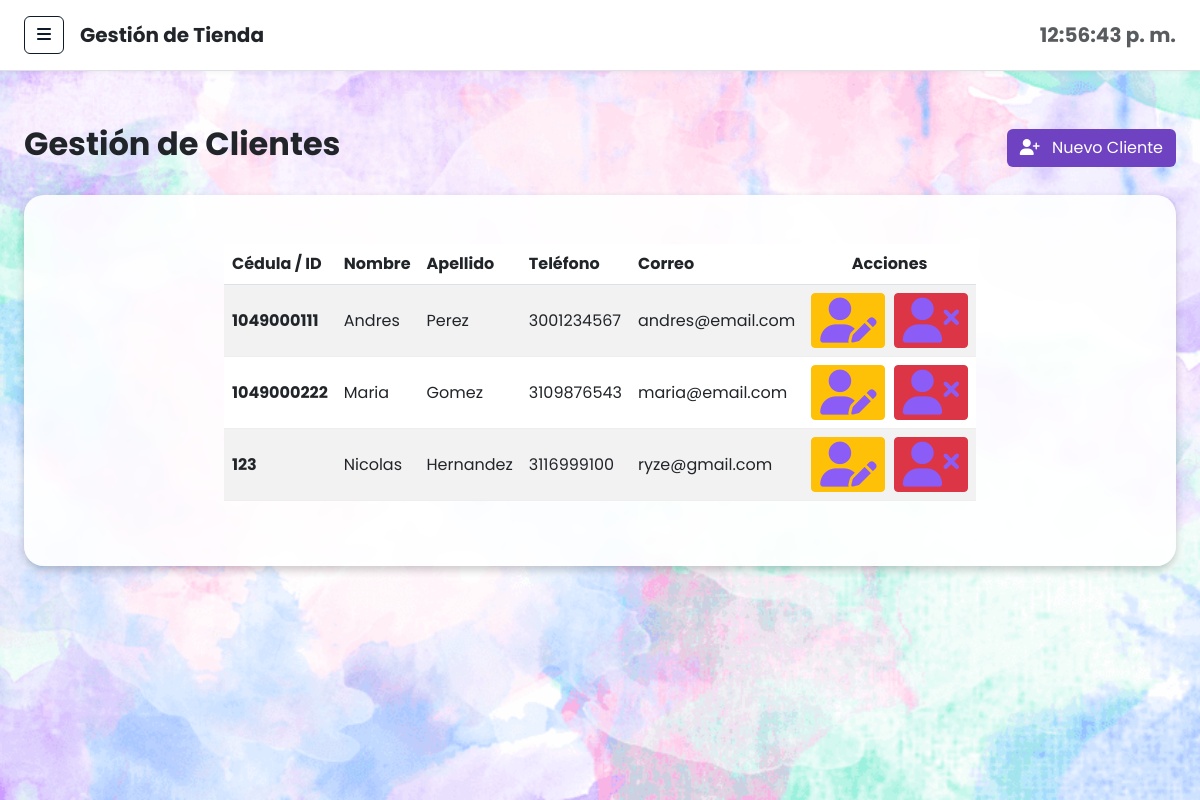
Page /cliente/selecionar.php on the committed database.
### tables this page shows
CREATE TABLE `cliente` (
  `cedula` varchar(20) NOT NULL,
  `nombre` varchar(50) NOT NULL,
  `apellido` varchar(50) NOT NULL,
  `telefono` varchar(20) DEFAULT NULL,
  `correo` varchar(100) DEFAULT NULL
);

### cliente/selecionar.php (the view, shortened to what this page needs)
<?php
require_once '../config/conexion.php';
$query = "SELECT * FROM Cliente";
$resultado = $conexion->query($query);
include '../includes/header.php';
include '../includes/sidebar.php';
?>
<div class="d-flex justify-content-between align-items-center mb-4">
    <h2 class="text-dark fw-bold">Gestión de Clientes</h2>
    <a href="insertar.php" class="btn text-white" style="background-color: #6f42c1;">
        <i class="fas fa-user-plus me-2"></i> Nuevo Cliente
    </a>
</div>
<div class="card shadow-sm border-0">
    <div class="card-body p-4">
        <div class="table-responsive">
            <table class="table table-hover table-striped align-middle">
                <thead style="background-color: #0d1b2a; color: white;">
                    <tr>
                        <th scope="col">Cédula / ID</th>
                        <th scope="col">Nombre</th>
                        <th scope="col">Apellido</th>
                        <th scope="col">Teléfono</th>
                        <th scope="col">Correo</th>
                        <th scope="col" class="text-center">Acciones</th>
                    </tr>
                </thead>
                <tbody>
                    <?php if ($resultado->num_rows > 0): ?>
                        <?php while ($fila = $resultado->fetch_assoc()): ?>
                            <tr>
                                <td><strong><?= $fila['cedula'] ?></strong></td>
                                <td><?= $fila['nombre'] ?></td>
                                <td><?= $fila['apellido'] ?></td>
                                <td><?= $fila['telefono'] ?></td>
                                <td><?= $fila['correo'] ?></td>
                                <td class="text-center">
                                    <a href="editar.php?id=<?= $fila['cedula'] ?>" class="btn btn-sm btn-warning text-dark me-1" title="Editar">
                                        <i class="fas fa-user-edit"></i>
                                    </a>
                                    <a href="eliminar.php?id=<?= $fila['cedula'] ?>" class="btn btn-sm btn-danger" title="Eliminar" onclick="return confirm('¿Estás seguro de que deseas eliminar este cliente?');">
                                        <i class="fas fa-user-times"></i>
                                    </a>
                                </td>
                            </tr>
                        <?php endwhile; ?>
                    <?php endif; ?>
                </tbody>
            </table>
        </div>
    </div>
</div>
<?php
include '../includes/footer.php';
?>

### css/estilos.css (style rules this page uses)
* { margin: 0; padding: 0; box-sizing: border-box; font-family: 'Poppins', sans-serif; }
body { display: flex; background: #f4f7fe; }
.card { background: white; padding: 25px; border-radius: 20px; display: flex; justify-content: space-between; align-items: center; box-shadow: 0 4px 20px rgba(0,0,0,0.05); transition: 0.3s; }
.card i { font-size: 45px; color: #3b82f6; }
table { width: 100%; border-collapse: collapse; }
table th { text-align: left; padding: 15px; background: #f3f4f6; }
table td { padding: 15px; border-bottom: 1px solid #eee; }
.card i { color: #8b5cf6; }
body { background-color: #f4f6f9; overflow-x: hidden; margin: 0; }

### includes/header.php (style rules this page uses)
body, #page-content-wrapper { background-image: url('/Proyecto/img/fondo.png') !important; background-size: cover !important; background-position: center !important; background-repeat: no-repeat !important; background-attachment: fixed !important; }
.card { background-color: rgba(255, 255, 255, 0.90) !important; box-shadow: 0 4px 8px rgba(0, 0, 0, 0.2) !important; backdrop-filter: blur(4px); }

### rows in the picture
cliente: cedula "1049000111", nombre "Andres", apellido "Perez", telefono "3001234567", correo "andres@email.com"
cliente: cedula "1049000222", nombre "Maria", apellido "Gomez", telefono "3109876543", correo "maria@email.com"
cliente: cedula "123", nombre "Nicolas", apellido "Hernandez", telefono "3116999100", correo "ryze@gmail.com"
